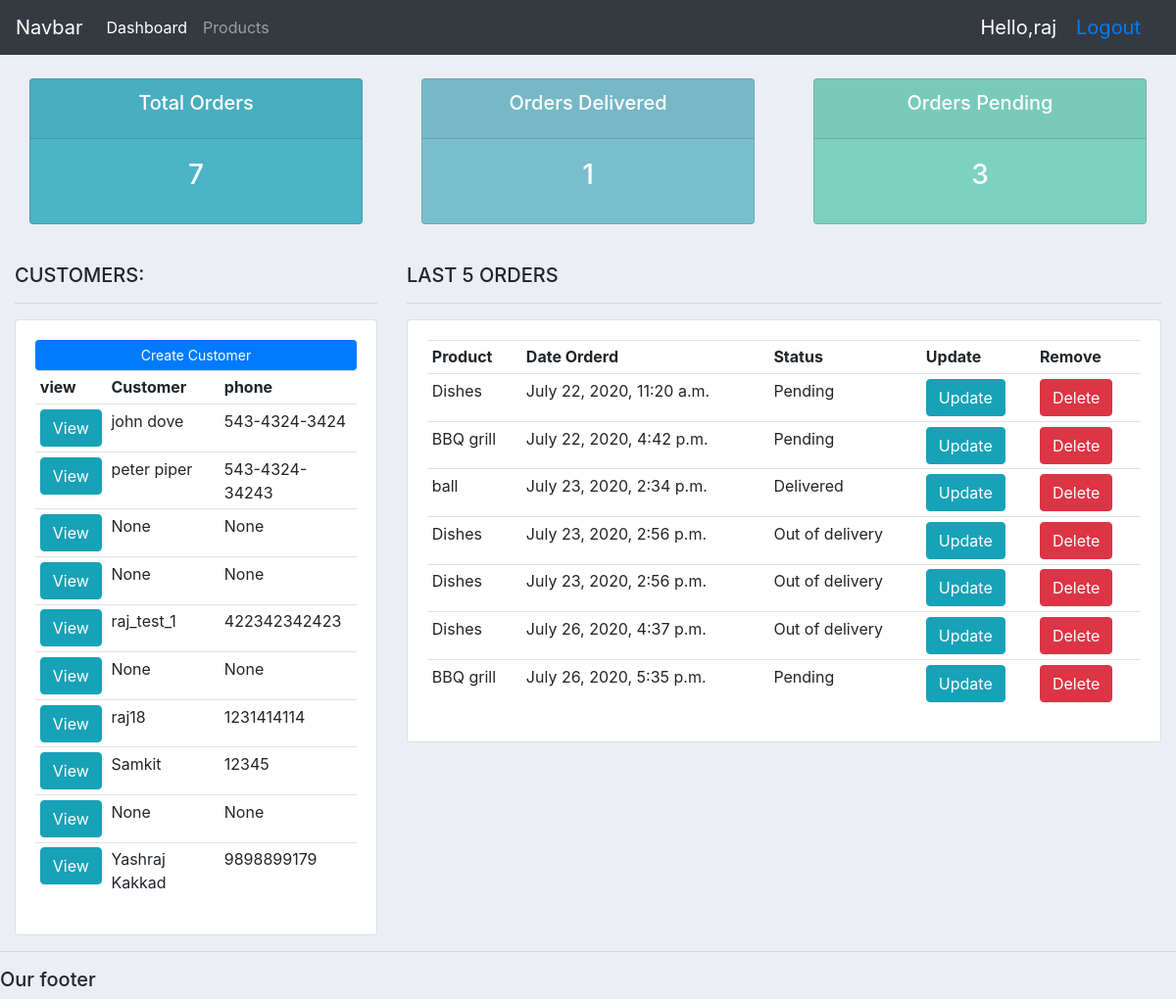
The app's page / (signed in) with its own data.
### accounts/models.py (models this page shows, shortened)
class Customer(models.Model):
    user = models.OneToOneField(User,null=True,on_delete=models.CASCADE,blank=True)
    name = models.CharField(max_length=200,null=True)
    phone = models.CharField(max_length=200,null=True)
    email = models.CharField(max_length=200,null=True)
    date_created = models.DateTimeField(auto_now_add=True,null=True)
    profile_pic = models.ImageField(null=True,blank=True,default="dummy.jpg")

class Order(models.Model):
    choices = (
        ('Pending','Pending'),
        ('Out of delivery','Out of delivery'),
        ('Delivered','Delivered'),
    )
    customer = models.ForeignKey(Customer,null=True,on_delete=models.SET_NULL)
    product = models.ForeignKey(Product,null=True,on_delete=models.SET_NULL)
    date_created = models.DateTimeField(auto_now_add=True,null=True)
    status = models.CharField(max_length=200,null=True,choices=choices)
    note = models.CharField(max_length=1000,null=True)

class Product(models.Model):
    choices = (
        ('Indoor','Indoor'),
        ('Out door','Out door'),
    )
    name = models.CharField(max_length=200,null=True)
    price = models.FloatField(null=True)
    category = models.CharField(max_length=200,null=True,choices=choices)
    description = models.CharField(max_length=200,null=True,blank=True)
    date_created = models.DateTimeField(auto_now_add=True,null=True)
    tag = models.ManyToManyField(Tag)
    def __str__(self):
        return self.name

### accounts/decorators.py (the view)
    def wrapper_func(request,*args,**kwargs):
        group = None
        if request.user.groups.exists():
            group = request.user.groups.all()[0].name
        if group == 'customer':
            return redirect('user')
        if group == 'admin':
            return view_func(request,*args,**kwargs)

### accounts/views.py (called while the page is built)
@login_required(login_url='login')
@admin_only
def home(request):
    customers = Customer.objects.all()
    orders = Order.objects.all()
    total_orders = orders.count()
    orders_delivered = Order.objects.filter(status='Delivered').count()
    orders_pending = Order.objects.filter(status='Pending').count()
    mydict = {
        'customers' : customers,
        'orders'  : orders,
        'total_orders' : total_orders,
        'orders_pending' : orders_pending,
        'orders_delivered' : orders_delivered,
    }
    return render(request,'accounts/dashboard.html',context=mydict)

### accounts/templates/accounts/dashboard.html
{% extends 'accounts/main.html' %} {% block content %}
{% include 'accounts/status.html' %}
<br />
<div class="row">
  <div class="col-md-4">
    <h5>CUSTOMERS:</h5>
    <hr />
    <div class="card card-body">
      <a class="btn btn-primary btn-sm btn-block" href="">Create Customer</a>
      <table class="table table-sm">
        <tr>
          <th>view</th>
          <th>Customer</th>
          <th>phone</th>
        </tr>
        {% for customer in customers %}
        <tr>
          <td>
            <a href="{% url 'customer' customer.id %}" class="btn btn-info"
              >View</a
            >
          </td>
          <td>{{customer.name}}</td>
          <td>{{customer.phone}}</td>
        </tr>
        {% endfor %}
      </table>
    </div>
  </div>
  <div class="col-md-8">
    <h5>LAST 5 ORDERS</h5>
    <hr />
    <div class="card card-body">
      <table class="table table-sm">
        <tr>
          <th>Product</th>
          <th>Date Orderd</th>
          <th>Status</th>
          <th>Update</th>
          <th>Remove</th>
        </tr>
        {% for order in orders %}
        <tr>
          <td>{{order.product}}</td>
          <td>{{order.date_created}}</td>
          <td>{{order.status}}</td>
          <td>
            <a href="{% url 'update_order' order.id %}" class="btn btn-info"
              >Update</a
            >
          </td>
          <td>
            <a href="{% url 'delete_order' order.id %}" class="btn btn-danger"
              >Delete</a
            >
          </td>
        </tr>
        {% endfor %}
      </table>
    </div>
  </div>
</div>
{% endblock %}

### accounts/templates/accounts/main.html (shortened to what this page needs)
{% load static %}
<!DOCTYPE html>
<html>
  <head>
    <link
      rel="stylesheet"
      href="https://stackpath.bootstrapcdn.com/bootstrap/4.3.1/css/bootstrap.min.css"
    />
    <link rel="stylesheet" type="text/css" href="{% static 'css/main.css' %}" />
  </head>
  <body>
    {% include 'accounts/navbar.html' %}
    <div class="container-fluid">
      {% block content %} {% endblock %}
    </div>
    <hr />
    <h5>Our footer</h5>
  </body>
</html>

### accounts/templates/accounts/navbar.html (shortened to what this page needs)
{% load static %}
<nav class="navbar navbar-expand-lg navbar-dark bg-dark">
  <a class="navbar-brand" href="#">Navbar</a>
  <div class="collapse navbar-collapse" id="navbarNav">
    <ul class="navbar-nav">
      {% if request.user.is_staff %}
      <li class="nav-item active">
        <a class="nav-link" href="{% url 'home' %}">Dashboard</a>
      </li>
      <li class="nav-item">
        <a class="nav-link" href="{% url 'products' %}">Products</a>
      </li>
      {% else %}
      <li class="nav-item">
        <a class="nav-link" href="{% url 'account' %}">Settings</a>
      </li>
    </ul>
    {% endif %}
  </div>
  <span class="hello-msg">Hello,{{request.user}}</span>
  <span class="hello-msg"><a href="{% url 'logout' %}">Logout</a></span>
</nav>

### accounts/templates/accounts/status.html
<br />
<div class="row">
  <div class="col">
    <div class="col-md">
      <div class="card text-center text-white mb-3" id="total-orders">
        <div class="card-header">
          <h5 class="card-title">Total Orders</h5>
        </div>
        <div class="card-body">
          <h3 class="card-title">{{total_orders}}</h3>
        </div>
      </div>
    </div>
  </div>
  <div class="col">
    <div class="col-md">
      <div class="card text-center text-white mb-3" id="orders-delivered">
        <div class="card-header">
          <h5 class="card-title">Orders Delivered</h5>
        </div>
        <div class="card-body">
          <h3 class="card-title">{{orders_delivered}}</h3>
        </div>
      </div>
    </div>
  </div>
  <div class="col">
    <div class="col-md">
      <div class="card text-center text-white mb-3" id="orders-pending">
        <div class="card-header">
          <h5 class="card-title">Orders Pending</h5>
        </div>
        <div class="card-body">
          <h3 class="card-title">{{orders_pending}}</h3>
        </div>
      </div>
    </div>
  </div>
</div>

### static/css/main.css (style rules this page uses)
body { background-color: #ebeff5; }
#total-orders { background-color: #4cb4c7; }
#orders-delivered { background-color: #7abecc; }
#orders-pending { background-color: #7cd1c0; }

### accounts/templates/accounts/navbar.html (style rules this page uses)
.hello-msg { font-size: 20px; color: #fff; margin-right: 20px; }

### records on screen
Customer: name "john dove", phone "543-4324-3424"
Customer: name "peter piper", phone "543-4324-34243"
Customer: name "None", phone "None"
Customer: name "None", phone "None"
Customer: name "raj_test_1", phone "422342342423"
Customer: name "None", phone "None"
Customer: name "raj18", phone "1231414114"
Customer: name "Samkit", phone "12345"
Customer: name "None", phone "None"
Customer: name "Yashraj Kakkad", phone "9898899179"
Order: product "Dishes", date_created "July 22, 2020, 11:20 a.m.", status "Pending"
Order: product "BBQ grill", date_created "July 22, 2020, 4:42 p.m.", status "Pending"
Order: product "ball", date_created "July 23, 2020, 2:34 p.m.", status "Delivered"
Order: product "Dishes", date_created "July 23, 2020, 2:56 p.m.", status "Out of delivery"
Order: product "Dishes", date_created "July 23, 2020, 2:56 p.m.", status "Out of delivery"
Order: product "Dishes", date_created "July 26, 2020, 4:37 p.m.", status "Out of delivery"
Order: product "BBQ grill", date_created "July 26, 2020, 5:35 p.m.", status "Pending"

### other values on screen
{{ request.user }} "raj"
{{ total_orders }} "7"
{{ orders_delivered }} "1"
{{ orders_pending }} "3"
